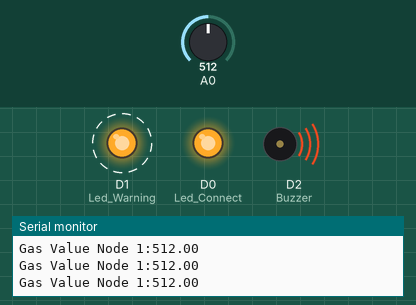
This sketch was run on a simulated ESP8266 (NodeMCU). Shown: output pins drawn as LEDs (lit = HIGH), buzzer (waves = sounding, pin HIGH), the last lines printed to the serial monitor. Dashed ring = blinking. Inputs (shaded band) come from the test bench; at power-on: A0 = 512. No radio packets arrive unless stated.

Above: at 1.26 s.
1.3 s: A0 set to 466
4.3 s: A0 set to 442
At 5.1 s:
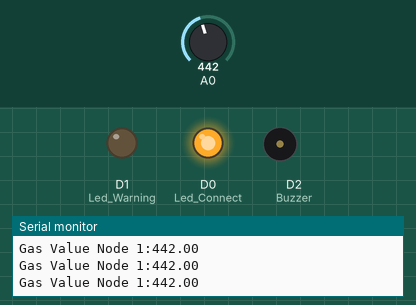
5.9 s: A0 set to 460
At 6.19 s:
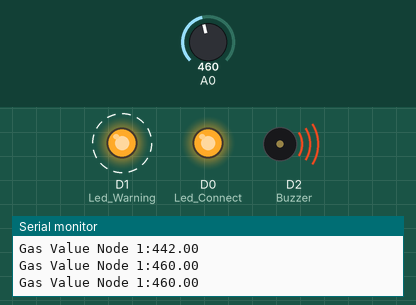
Timing chart, 0 to 14.9 s (numbered marks = the images above; inputs shaded):
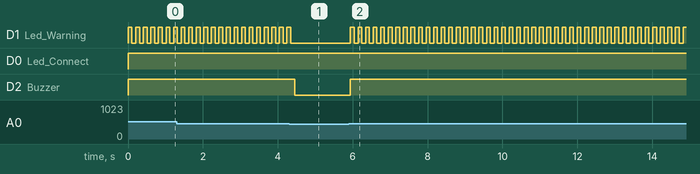

Measured:
- the behaviour switches between 451 and 450 on A0 (found by bisection; images 0 and 1)
- after the input at 4.3 s, D1 (Led_Warning): goes on until 4.3 s, then stays LOW; D2 (Buzzer): HIGH → LOW after 0.15 s
- after the input at 5.9 s, D1 (Led_Warning): alternates HIGH for 0.10 s and LOW for 0.10 s, starting at once; D2 (Buzzer): LOW → HIGH at once
- by itself, D1 (Led_Warning): alternates HIGH for 0.10 s and LOW for 0.10 s

The sketch:

NODE_1_ESP8266NodeMCU.ino
```cpp
/////////////////////////////////////////
// Code for Transmitter node 1 //
////////////////////////////////////////
// NRF24L01--------------ESP8266 NodeMCU
//    CE                      D4
//    CSN                     D8
//    SCK                     D5
//    MOSI                    D7
//    MISO                    D6
/////////////////////////////////////////
// Adapter NRF24L01------ESP8266 NodeMCU
//    VCC                     Vin
//    GND                     GND
/////////////////////////////////////////
//    MQ2-----------------ESP8266 NodeMCU
//    A0                      A0
//    GND                     GND
//    VCC                     V_in
//    LED connect             D0
//    LED warning             D1
//    Buzzer                  D2
//////////////////////////////////////////
#include <RF24.h>

#define CE_PIN D4
#define CS_PIN D8
RF24 radio(CE_PIN, CS_PIN);

float gasValue1;
const uint64_t pipe1 = 0x00000000000E;  // Địa chỉ ống truyền và nhận

#define Led_Connect D0
#define Led_Warning D1
#define Buzzer D2
void setup()
{
  pinMode(gasValue1, INPUT);
  pinMode(Led_Connect, OUTPUT);
  pinMode(Led_Warning, OUTPUT);
  pinMode(Buzzer, OUTPUT);
  //Cai dat thong so ky thuat cho RF
  Serial.begin(9600);
  radio.begin();
  radio.openWritingPipe(pipe1);
  radio.setPALevel(RF24_PA_MIN);
  radio.stopListening();
}
void loop()
{
  gasValue1 = analogRead(A0);
  radio.write(&gasValue1, sizeof(gasValue1));
  Serial.print("Gas Value Node 1:");
  Serial.println(gasValue1);

  if (gasValue1 > 450)
  {
    digitalWrite(Led_Connect, HIGH);
    digitalWrite(Buzzer, HIGH);

    digitalWrite(Led_Warning, HIGH);
    delay(100);
    digitalWrite(Led_Warning, LOW);
    delay(100);
  }
  else
  {
    digitalWrite(Led_Connect, HIGH);
    digitalWrite(Buzzer, LOW);
  }
}
```
